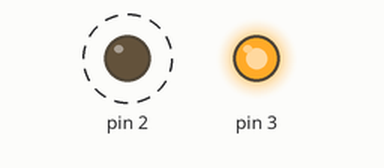
Recording of a sketch running on a simulated Arduino Uno, built with avr-gcc and run on an emulated ATmega328P. Parts: output pins drawn as LEDs (lit = HIGH). Dashed ring = blinking. Pins used as bus, display or sensor lines are not drawn; what the sketch prints to the serial monitor is not drawn.

Above: at 0.03 s.
At 2.69 s:
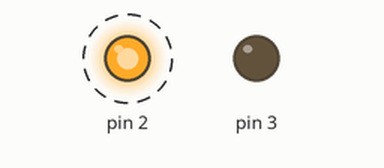
Timing chart, 0 to 3.0 s (numbered marks = the images above):
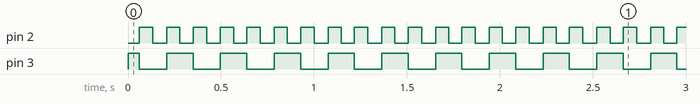

The sketch:

4_bit_dac.ino
```cpp
char dac_value_write = 0;

void setup() {
  pinMode(13, OUTPUT);
  pinMode(12, INPUT);
  pinMode(0,OUTPUT);
  pinMode(1,OUTPUT);
  pinMode(2,OUTPUT);
  pinMode(3,OUTPUT);
  Serial.begin(9600);
}

void write_dac(int val) {
  char dac_value_0 = (val & 0x1) >> 0;
  char dac_value_1 = (val & 0x2) >> 1;
  char dac_value_2 = (val & 0x4) >> 2;
  char dac_value_3 = (val & 0x8) >> 3;

  digitalWrite(0, 1-dac_value_0);
  digitalWrite(1, 1-dac_value_1);
  digitalWrite(2, 1-dac_value_2);
  digitalWrite(3, 1-dac_value_3);
}


int read_adc() {
  int dac_tmp;
  int val;
  int delay_ms = 1;

  dac_tmp = 0x0;
  dac_tmp = dac_tmp | 0x8;

  write_dac(dac_tmp);
  delay(delay_ms);

  val = digitalRead(12);
  if (val == 1) {
    dac_tmp = dac_tmp ^ 0x8;
  }

  dac_tmp = dac_tmp | 0x4;
  write_dac(dac_tmp);
  delay(delay_ms);

  val = digitalRead(12);
  if (val == 1) {
    dac_tmp = dac_tmp ^ 0x4;
  }

  dac_tmp = dac_tmp | 0x2;
  write_dac(dac_tmp);
  delay(delay_ms);

  val = digitalRead(12);
  if (val == 1) {
    dac_tmp = dac_tmp ^ 0x2;
  }

  dac_tmp = dac_tmp | 0x1;
  write_dac(dac_tmp);
  delay(delay_ms);

  val = digitalRead(12);
  if (val == 1) {
    dac_tmp = dac_tmp ^ 0x1;
  }
  return dac_tmp;
}

void loop_iteration_dac() {
  dac_value_write = dac_value_write + 1;
  dac_value_write = dac_value_write & 0xf;
  write_dac(dac_value_write);

  Serial.println("dac_value:\n");
  Serial.print((int)dac_value_write);
  Serial.println("\n");
}

void loop_iteration_adc() {
  int value_adc_read;
  value_adc_read = read_adc();

  Serial.println("value_adc_read:\n");
  Serial.print(value_adc_read);
  Serial.println("\n");
}

void loop() {
  int delay_ms = 1;
  digitalWrite(13, HIGH);
  delay(delay_ms);
  digitalWrite(13, LOW);
  delay(delay_ms);

  if (1) {
    loop_iteration_dac();
  } else {
    loop_iteration_adc();
  }
}
```

Measured:
- by itself, pin 2: alternates HIGH for 0.07 s and LOW for 0.07 s
- by itself, pin 3: repeats every 0.29 s: LOW 0.15 s, HIGH 0.14 s
